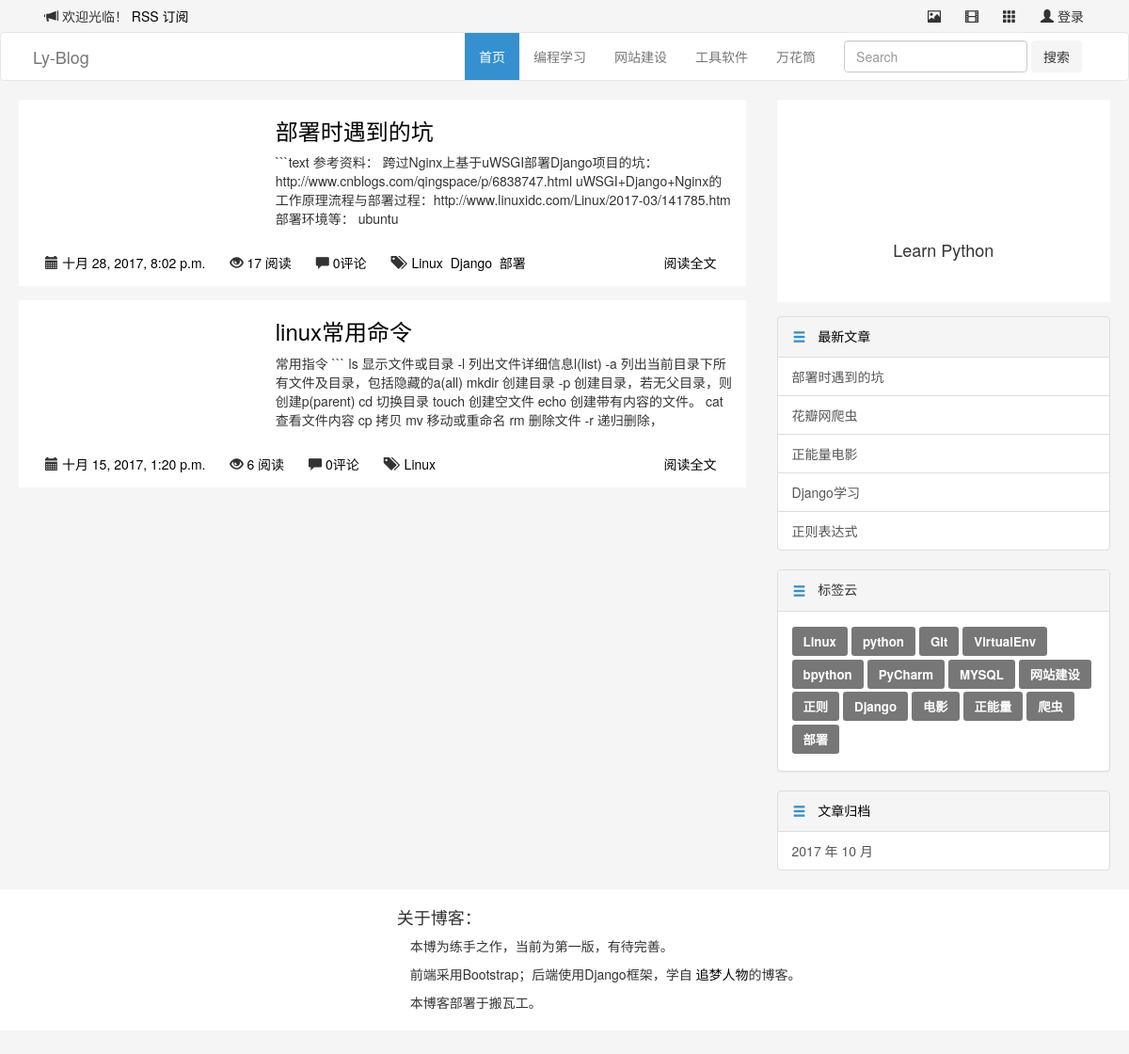
/tag/5/, run on the app's committed database.
### blog/models.py (models this page shows, shortened)
@python_2_unicode_compatible
class Category(models.Model):
    name = models.CharField(max_length=100)

@python_2_unicode_compatible
class Article(models.Model):
    title = models.CharField(max_length=70)
    body = models.TextField()
    created_time = models.DateTimeField()
    modified_time = models.DateTimeField()
    excerpt = models.CharField(max_length=200, blank=True)
    category = models.ForeignKey(Category)
    tags = models.ManyToManyField(Tag, blank=True)
    author = models.ForeignKey(User)
    views = models.PositiveIntegerField(default=0)
    def get_absolute_url(self):
        return reverse('blog:detail', kwargs={'pk': self.pk})
    class Meta:
        ordering = ['-created_time']

@python_2_unicode_compatible
class Tag(models.Model):
    name = models.CharField(max_length=100)

### blog/views.py (the view)
# urls.py: url(r'^tag/(?P<pk>[0-9]+)/$', views.TagView.as_view(), name='tag'),
class TagView(IndexView):
    def get_queryset(self):
        tag = get_object_or_404(Tag, pk=self.kwargs.get('pk'))
        return super(TagView, self).get_queryset().filter(tags=tag)

### blog/templatetags/blog_tags.py (called while the page is built)
@register.simple_tag
def get_recent_articles(num=5):
    return Article.objects.all().order_by('-created_time')[:num]

@register.simple_tag
def archives():
    return Article.objects.dates('created_time', 'month', order='DESC')

@register.simple_tag
def get_categories():
    return Category.objects.annotate(num_articles=Count('article')).filter(num_articles__gt=0)

@register.simple_tag
def get_tags():
    return Tag.objects.annotate(num_articles=Count('article')).filter(num_articles__gt=0)

### blog/views.py (called while the page is built, shortened)
    def get_context_data(self, **kwargs):
        context = super().get_context_data(**kwargs)
        paginator = context.get('paginator')
        page = context.get('page_obj')
        is_paginated = context.get('is_paginated')
        pagination_data = self.pagination_data(paginator, page, is_paginated)
        context.update(pagination_data)
        return context

    def pagination_data(self, paginator, page, is_paginated):
        if not is_paginated:
            return {}

### templates/blog/index.html (shortened to what this page needs)
{% extends 'base.html' %}
{% block main %}
  <div class="row">
    {% for article in article_list %}
      <div class="col-xs-12 blog-default blog-height-3">
      <div class="row">
        <div class="col-sm-4">
        </div>
        <div class="col-sm-8">
          <h3 class="blog-head"><a href="{{ article.get_absolute_url }}">{{ article.title }}</a></h3>
          <p>{{ article.body|truncatechars:200 }}</p>
        </div>
        <div class="col-sm-12 blog-btn-1">
          <button type="button" class="btn btn-default blog-btn-2 pull-left">
            <span class="glyphicon glyphicon-calendar" aria-hidden="true"></span>
            <a href="{% url 'blog:archives' article.created_time.year article.created_time.month %}">{{ article.created_time }}</a>
          </button>
          <button type="button" class="btn btn-default blog-btn-2 pull-left">
            <span class="glyphicon glyphicon-eye-open" aria-hidden="true"></span>
            <a href="#">{{ article.views }} 阅读</a>
          </button>
          <button type="button" class="btn btn-default blog-btn-2 pull-left">
            <span class="glyphicon glyphicon-comment" aria-hidden="true"></span>
            <a href="{{ article.get_absolute_url }}">{{ article.comment_set.count }}评论</a>
          </button>
          <button type="button" class="btn btn-default blog-btn-2 pull-left">
            <span class="glyphicon glyphicon-tags" aria-hidden="true"></span>
            {% for tag in article.tags.all %}
              <a href="{% url 'blog:tag' tag.pk %}">&nbsp{{ tag.name }}</a>
            {% endfor %}
          </button>
          <button type="button" class="btn btn-default blog-btn-2 pull-right">
            <a href="{{ article.get_absolute_url }}">阅读全文</a>
          </button>
        </div>
      </div>
    </div>
    {% empty %}
      暂时还没有发布的文章！
    {% endfor %}
    <div class="col-xs-12 col-sm-8 col-sm-offset-4 ">
      <nav aria-label="Page navigation">
        <br>
      </nav>
    </div>
  </div>
{% endblock main %}

### templates/base.html (shortened to what this page needs)
{% load staticfiles %}
{% load blog_tags %}
<!DOCTYPE html>
<html lang="zh-CN">
  <head>
    <link href="https://cdn.bootcss.com/bootstrap/3.3.7/css/bootstrap.min.css" rel="stylesheet">
    <link rel="stylesheet" href="{% static 'blog/css/blog_base.css' %}">
    <link rel="stylesheet" href="{% static 'blog/css/highlights/vs.css' %}">
  </head>
  <body>
    <div class="container">
      <button type="button" class="btn btn-default pull-left">
        <span class="glyphicon glyphicon-bullhorn" aria-hidden="true"></span> 欢迎光临！
        <a href="{% url 'rss' %}">RSS 订阅</a>
      </button>
      <a href="#">
        <button type="button" class="btn btn-default pull-right">
          <span class="glyphicon glyphicon-user" aria-hidden="true"></span> 登录
        </button>
      </a>
      <a href="#">
        <button type="button" class="btn btn-default pull-right">
          <span class="glyphicon glyphicon-th" aria-hidden="true"></span>
        </button>
      </a>
      <a href="#">
        <button type="button" class="btn btn-default pull-right">
          <span class="glyphicon glyphicon-film" aria-hidden="true"></span>
        </button>
      </a>
      <a href="#">
        <button type="button" class="btn btn-default pull-right">
          <span class="glyphicon glyphicon-picture" aria-hidden="true"></span>
        </button>
      </a>
    </div>
    <nav class="navbar navbar-default">
      <div class="container">
        <div class="navbar-header">
          <a class="navbar-brand" href="{% url 'blog:index' %}">Ly-Blog</a>
        </div>
        <div class="collapse navbar-collapse" id="bs-example-navbar-collapse-1">
          <form class="navbar-form navbar-right" method="get" id="searchform" action="{% url 'haystack_search' %}">
            <div class="form-group">
              <input type="text" class="form-control" name="q" placeholder="Search">
            </div>
            <button type="submit" class="btn btn-default">搜索</button>
          </form>
          <ul class="nav navbar-nav navbar-right">
            <li class="active"><a href="{% url 'blog:index' %}">首页<span class="sr-only">(current)</span></a></li>
            {% get_categories as category_list %}
            {% for category in category_list %}
              <li>
                <a href="{% url 'blog:category' category.pk %}">
                  {{ category.name }}
                </a>
              </li>
            {% empty %}
              <li><a href="#">暂无分类</a></li>
            {% endfor %}
          </ul>
        </div>
      </div>
    </nav>
<div class="container">
  <div class="row">
    <div class="col-xs-12 col-sm-8">
      {% block main %}
      {% endblock main %}
    </div>
    <div class="col-xs-12 col-sm-4">
      <div class="row">
        <div class="col-sm-11 col-sm-offset-1 blog-height-2 blog-default">
          <div class="row">
            <div class="col-sm-12 blog-height-6" style="background:url(http://owgisv3lp.bkt.clouddn.com/blog/blog_00001.jpg) no-repeat center center;">
            </div>
            <div class="col-sm-12">
              <div class="row">
                <div class="text-center">
                </div>
              </div>
            </div>
            <div class="col-sm-12">
              <div class="row">
                <h4 class="text-center">Learn Python</h4>
              </div>
            </div>
          </div>
        </div>
        <div class="col-sm-11 col-sm-offset-1 blog-height-3">
          <div class="row">
            <div class="list-group">
              <a href="#" class="list-group-item active">
                <button type="button" class="btn btn-default">
                  <span class="glyphicon glyphicon-menu-hamburger" aria-hidden="true"></span>
                </button>
                &nbsp&nbsp最新文章
              </a>
              {% get_recent_articles as recent_article_list %}
              {% for article in recent_article_list %}
                <a href="{{ article.get_absolute_url }}" class="list-group-item">{{ article.title }}</a>
              {% empty %}
                暂无文章！
              {% endfor %}
            </div>
          </div>
        </div>
        <div class="col-sm-11 col-sm-offset-1 blog-height-3">
          <div class="row">
            <div class="panel panel-default">
              <div class="panel-heading">
                <button type="button" class="btn btn-default">
                  <span class="glyphicon glyphicon-menu-hamburger" aria-hidden="true"></span>
                </button>
                &nbsp&nbsp标签云
              </div>
              <div class="panel-body">
                {% get_tags as tag_list %}
                {% for tag in tag_list %}
                  <a href="{% url 'blog:tag' tag.pk %}"><span class="label label-default">{{ tag.name }}</span></a>
                {% empty %}
                暂无标签！
                {% endfor %}
              </div>
            </div>
          </div>
        </div>
        <div class="col-sm-11 col-sm-offset-1 blog-height-3">
          <div class="row">
            <div class="list-group">
              <a href="#" class="list-group-item active">
                <button type="button" class="btn btn-default">
                  <span class="glyphicon glyphicon-menu-hamburger" aria-hidden="true"></span>
                </button>
                &nbsp&nbsp文章归档
              </a>
              {% archives as date_list %}
              {% for date in date_list %}
                <a href="{% url 'blog:archives' date.year date.month %}" class="list-group-item">{{ date.year }} 年 {{ date.month }} 月</a>
              {% empty %}
              暂无归档！
              {% endfor %}
            </div>
          </div>
        </div>
      </div>
    </div>
  </div>
</div>
<div class="container-fluid">
  <div class="row">
    <div class="col-xs-12 blog-height-4 blog-default-2">
      <div class="container blog-padding-2">
        <div class="row">
          <div class="col-xs-12 col-sm-4"></div>
          <div class="col-xs-12 col-sm-8 ">
            <h4>关于博客：</h4>
            <p class="blog-p">本博为练手之作，当前为第一版，有待完善。</p>
            <p class="blog-p">前端采用Bootstrap；后端使用Django框架，学自
              <a href="http://zmrenwu.com/post/2/">追梦人物</a>的博客。
            </p>
            <p class="blog-p">本博客部署于搬瓦工。</p>
          </div>
        </div>
      </div>
    </div>
  </div>
</div>
  </body>
</html>

### blog/static/blog/css/blog_base.css (style rules this page uses)
body { background: #f5f5f5;  }
a { color: black; }
.navbar-default { background-color: white; }
.navbar-default .navbar-nav>.active>a { color: white; background-color: #3690cf; }
.list-group-item > .btn { padding: 0px 0px; color: #3690cf; background-color: transparent; border-color: transparent; margin-top: -2px; }
.list-group-item.active, .list-group-item.active:hover { background-color: #f5f5f5; border-color: #ddd; color: black; }
.panel-heading > .btn { padding: 0px 0px; color: #3690cf; background-color: transparent; border-color: transparent; margin-top: -2px; }
.blog-default { background: #fff; margin-bottom: 15px; }
.blog-default-2 { background: #fff; margin-bottom: 25px; }
.blog-height-2 { height: 215px; }
.blog-height-3 { height: auto; }
.blog-height-4 { height: 150px; }
.blog-height-6 { height: 120px; }
.blog-p { text-indent:1em; }
.blog-padding-2 { padding-top: 10px; }
.blog-btn-1 { margin-top: 10px; padding-bottom: 8px;  }
.blog-btn-1 > .blog-btn-2 { background-color: transparent; border-color: transparent; }
.btn-default { background-color: #f5f5f5; border-color: #f5f5f5; }
.container { padding-right: 20px; padding-left: 20px; }
.label { line-height: 262%; padding: 6px 12px; font-size: 95%; }

### data on the page
Category: name "编程学习"
Category: name "网站建设"
Category: name "工具软件"
Category: name "万花筒"
Article: title "部署时遇到的坑", body "```text 参考资料： 跨过Nginx上基于uWSGI部署Django项目的坑：http://www.cnblogs.com/qingspace/p/6838747.html uWSGI+Django+Nginx的工作原理流程与部署过程：http://www.linuxidc.com/Linux/2017-03/141785.htm 部署环境等： ubuntu", created_time "十月 28, 2017, 8:02 p.m.", views "17", comment_set.count "0"
Tag: name "Linux"
Tag: name "Django"
Tag: name "部署"
Article: title "linux常用命令", body "常用指令 ``` ls 显示文件或目录 -l 列出文件详细信息l(list) -a 列出当前目录下所有文件及目录，包括隐藏的a(all) mkdir 创建目录 -p 创建目录，若无父目录，则创建p(parent) cd 切换目录 touch 创建空文件 echo 创建带有内容的文件。 cat 查看文件内容 cp 拷贝 mv 移动或重命名 rm 删除文件 -r 递归删除，", created_time "十月 15, 2017, 1:20 p.m.", views "6", comment_set.count "0"
Article: title "花瓣网爬虫"
Article: title "正能量电影"
Article: title "Django学习"
Article: title "正则表达式"
Tag: name "python"
Tag: name "Git"
Tag: name "VirtualEnv"
Tag: name "bpython"
Tag: name "PyCharm"
Tag: name "MYSQL"
Tag: name "网站建设"
Tag: name "正则"
Tag: name "电影"
Tag: name "正能量"
Tag: name "爬虫"

### other printed values
{{ date.year }} "2017"
{{ date.month }} "10"
